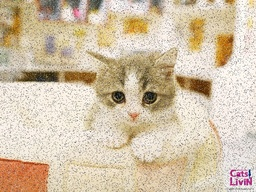
#> input picture Python/Image Process/example/平滑化(Center Weighted Median)-color/3.jpg, 256 x 192 px, shrunk from 682 x 512 before the run; its folder holds 3 pictures in this run
$ python test.py   (Python 2 division)
#> lines starting #> are read from the running program, lines starting #| are printed output that depends on the picture
#conding=UTF-8
from PIL import Image
from PIL import ImageFilter
import time
import math
start_time = time.time()

masksize = 3
Weight = 4

def median(lst):
    sortedLst = sorted(lst)
    lstLen = len(lst)
    index = (lstLen - 1) // 2

    if (lstLen % 2):
        return int(sortedLst[index])
    else:
        return int((sortedLst[index] + sortedLst[index + 1])/2.0)


for name in range(3,6):
    img = Image.open(str(name)+".jpg")
#> img is the input picture: PIL image 256x192 RGB; mean R, G, B 210.6, 194.1, 169

    pix = img.load()
    (width, height) = img.size
#> width = 256; height = 192

    print width,height
#| 256 192

    result_img = img
    pix_r = result_img.load()

    '''
    #to Gray
    gray_img = Image.new('L', (width,height))
    pix_gray = gray_img.load()

    for x in range(width):
        for y in range(height):
            (r,g,b) = pix[x,y]
            pix_gray[x,y] = 0.299*r + 0.587*g + 0.114*b
    gray_img.save(str(name)+"_gray.jpg", quality=100)
    '''

    #Smothing(Center Weighted Median)
    for x in range(width-masksize+1):
        for y in range(height-masksize+1):
            meancolor = (0,0,0)

            tmp_r = []
            tmp_g = []
            tmp_b = []
            for i in range(x,masksize+x):
                for j in range(y,masksize+y):
                    (r,g,b) = pix[i,j]
                    w = 1
                    if i==x+1 and j==y+1:
                        w=Weight

                    tmp_r+=[r]*w
                    tmp_g+=[g]*w
                    tmp_b+=[b]*w

            pix_r[x+1,y+1] = (median(tmp_r),median(tmp_g),median(tmp_b))

    #Output
    result_img.save(str(name)+"_output.jpg", quality=100)
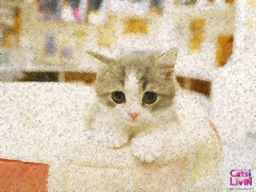
#> saved as 3_output.jpg: PIL image 256x192 RGB; mean R, G, B 212.1, 195.5, 170.3

print("--- "+ str(time.time() - start_time)+ " seconds ---")
